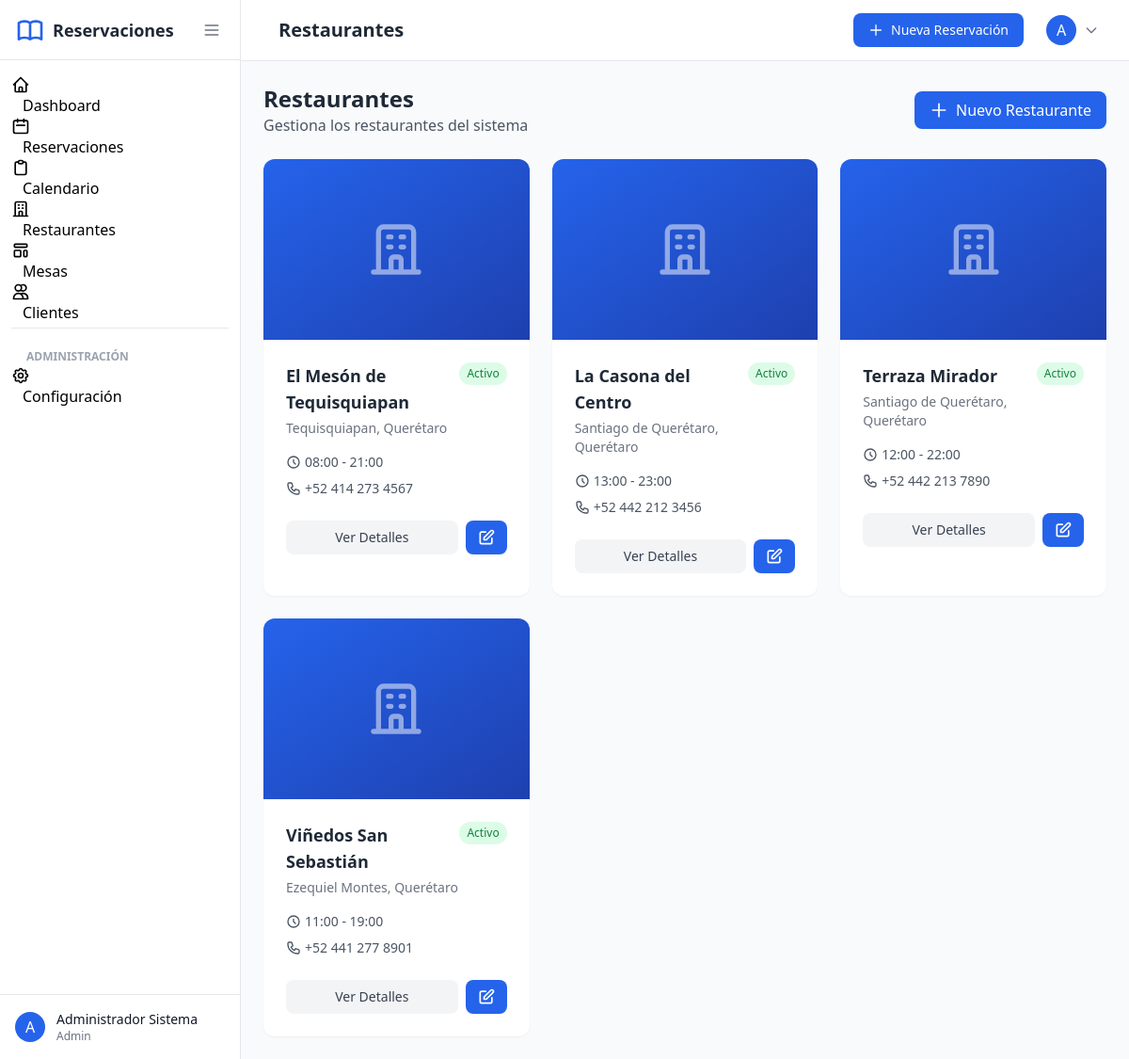
/admin/restaurants (signed in), run on the app's committed database.
### tables this page shows
CREATE TABLE IF NOT EXISTS restaurants (
    id INT AUTO_INCREMENT PRIMARY KEY,
    name VARCHAR(150) NOT NULL,
    slug VARCHAR(150) NOT NULL UNIQUE,
    description TEXT,
    address VARCHAR(255) NOT NULL,
    city VARCHAR(100) NOT NULL,
    state VARCHAR(100) NOT NULL,
    postal_code VARCHAR(10),
    country VARCHAR(50) DEFAULT 'México',
    phone VARCHAR(20) NOT NULL,
    email VARCHAR(100),
    website VARCHAR(255),
    logo VARCHAR(255),
    cover_image VARCHAR(255),
    latitude DECIMAL(10, 8),
    longitude DECIMAL(11, 8),
    opening_time TIME NOT NULL,
    closing_time TIME NOT NULL,
    average_time_per_table INT DEFAULT 90 COMMENT 'Tiempo promedio en minutos',
    max_party_size INT DEFAULT 20,
    min_party_size INT DEFAULT 1,
    advance_booking_days INT DEFAULT 30 COMMENT 'Días de anticipación para reservar',
    cancellation_hours INT DEFAULT 24 COMMENT 'Horas antes para cancelar sin cargo',
    opentable_restaurant_id VARCHAR(100),
    opentable_sync_enabled TINYINT(1) DEFAULT 0,
    is_active TINYINT(1) DEFAULT 1,
    created_at TIMESTAMP DEFAULT CURRENT_TIMESTAMP,
    updated_at TIMESTAMP DEFAULT CURRENT_TIMESTAMP ON UPDATE CURRENT_TIMESTAMP
);

### app/controllers/RestaurantsController.php (called while the page is built, shortened)
<?php
class RestaurantsController extends Controller {
    private $restaurantModel;
    public function __construct($params = []) {
        $this->restaurantModel = new RestaurantModel();
    }
    public function index() {
        $restaurants = $this->restaurantModel->all('name ASC');
        $this->render('admin/restaurants/index', [
            'restaurants' => $restaurants
        ], 'admin');
    }
}

### index.php (called while the page is built, shortened)
<?php
require_once __DIR__ . '/config/config.php';
$router = new Router();
$router->add('login', ['controller' => 'auth', 'action' => 'login']);
$router->add('logout', ['controller' => 'auth', 'action' => 'logout']);
$router->add('register', ['controller' => 'auth', 'action' => 'register']);
$router->add('forgot-password', ['controller' => 'auth', 'action' => 'forgot-password']);
$router->add('', ['controller' => 'home', 'action' => 'index']);
$router->add('restaurante/{slug}', ['controller' => 'home', 'action' => 'restaurant']);
$router->add('reservar', ['controller' => 'booking', 'action' => 'index']);
$router->add('reservar/buscar', ['controller' => 'booking', 'action' => 'search']);
$router->add('reservar/formulario', ['controller' => 'booking', 'action' => 'form']);
$router->add('reservar/procesar', ['controller' => 'booking', 'action' => 'process']);
$router->add('reservar/confirmacion/{code}', ['controller' => 'booking', 'action' => 'confirmation']);
$router->add('reservar/consultar', ['controller' => 'booking', 'action' => 'lookup']);
$router->add('reservar/modificar/{code}', ['controller' => 'booking', 'action' => 'modify']);
$router->add('reservar/cancelar/{code}', ['controller' => 'booking', 'action' => 'cancel']);
$router->add('api/disponibilidad', ['controller' => 'booking', 'action' => 'api-availability']);
$router->add('admin', ['controller' => 'dashboard', 'action' => 'index']);
$router->add('admin/dashboard', ['controller' => 'dashboard', 'action' => 'index']);
$router->add('admin/dashboard/select-restaurant', ['controller' => 'dashboard', 'action' => 'select-restaurant']);
$router->add('admin/restaurants', ['controller' => 'restaurants', 'action' => 'index']);
$router->add('admin/restaurants/create', ['controller' => 'restaurants', 'action' => 'create']);
$router->add('admin/restaurants/{id:\d+}', ['controller' => 'restaurants', 'action' => 'show']);
$router->add('admin/restaurants/{id:\d+}/edit', ['controller' => 'restaurants', 'action' => 'edit']);
$router->add('admin/restaurants/{id:\d+}/delete', ['controller' => 'restaurants', 'action' => 'delete']);
$router->add('admin/restaurants/{restaurant_id:\d+}/areas', ['controller' => 'tables', 'action' => 'areas']);
$router->add('admin/tables', ['controller' => 'tables', 'action' => 'index']);
$router->add('admin/tables/create', ['controller' => 'tables', 'action' => 'create']);
$router->add('admin/tables/{id:\d+}/edit', ['controller' => 'tables', 'action' => 'edit']);
$router->add('admin/tables/{id:\d+}/delete', ['controller' => 'tables', 'action' => 'delete']);
$router->add('admin/tables/availability', ['controller' => 'tables', 'action' => 'availability']);
$router->add('admin/tables/map', ['controller' => 'tables', 'action' => 'map']);
$router->add('admin/tables/block', ['controller' => 'tables', 'action' => 'block']);
$router->add('admin/tables/unblock', ['controller' => 'tables', 'action' => 'unblock']);
$router->add('admin/reservations', ['controller' => 'reservations', 'action' => 'index']);
$router->add('admin/reservations/create', ['controller' => 'reservations', 'action' => 'create']);
$router->add('admin/reservations/calendar', ['controller' => 'reservations', 'action' => 'calendar']);
$router->add('admin/reservations/calendar-events', ['controller' => 'reservations', 'action' => 'calendar-events']);
$router->add('admin/reservations/search-availability', ['controller' => 'reservations', 'action' => 'search-availability']);
$router->add('admin/reservations/change-status', ['controller' => 'reservations', 'action' => 'change-status']);
$router->add('admin/reservations/check-in', ['controller' => 'reservations', 'action' => 'check-in']);
$router->add('admin/reservations/assign-table', ['controller' => 'reservations', 'action' => 'assign-table']);
$router->add('admin/reservations/cancel', ['controller' => 'reservations', 'action' => 'cancel']);
$router->add('admin/reservations/{id:\d+}', ['controller' => 'reservations', 'action' => 'show']);
$router->add('admin/reservations/{id:\d+}/edit', ['controller' => 'reservations', 'action' => 'edit']);
$router->add('admin/customers', ['controller' => 'customers', 'action' => 'index']);
$router->add('admin/customers/create', ['controller' => 'customers', 'action' => 'create']);
$router->add('admin/customers/search', ['controller' => 'customers', 'action' => 'search']);
$router->add('admin/customers/toggle-vip', ['controller' => 'customers', 'action' => 'toggle-vip']);
$router->add('admin/customers/{id:\d+}', ['controller' => 'customers', 'action' => 'show']);
$router->add('admin/customers/{id:\d+}/edit', ['controller' => 'customers', 'action' => 'edit']);
$router->add('admin/settings', ['controller' => 'settings', 'action' => 'index']);
$router->add('admin/settings/appearance', ['controller' => 'settings', 'action' => 'appearance']);
$router->add('admin/settings/mail', ['controller' => 'settings', 'action' => 'mail']);
$router->add('admin/settings/payment', ['controller' => 'settings', 'action' => 'payment']);
$router->add('admin/settings/opentable', ['controller' => 'settings', 'action' => 'opentable']);
$router->add('admin/settings/integrations', ['controller' => 'settings', 'action' => 'integrations']);
$router->add('admin/settings/users', ['controller' => 'settings', 'action' => 'users']);
$router->add('admin/settings/test-email', ['controller' => 'settings', 'action' => 'test-email']);
$router->add('admin/settings/test-opentable', ['controller' => 'settings', 'action' => 'test-opentable']);
$url = $_GET['url'] ?? '';
try {
    $router->dispatch($url);
} catch (Exception $e) {
    if (APP_DEBUG) {
        http_response_code($e->getCode() === 404 ? 404 : 500);
        echo '<h1>Error de Desarrollo</h1>';
        echo '<p>' . htmlspecialchars($e->getMessage()) . '</p>';
        echo '<pre>' . htmlspecialchars(preg_replace('/\/.*\//', '.../', $e->getTraceAsString())) . '</pre>';
    } else {
        if ($e->getCode() === 404) {
            http_response_code(404);
            include APP_PATH . '/views/errors/404.php';
        } else {
            http_response_code(500);
            error_log('Error: ' . $e->getMessage() . ' in ' . $e->getFile() . ':' . $e->getLine());
            include APP_PATH . '/views/errors/500.php';
        }
    }
}

### config/config.php (called while the page is built, shortened)
<?php
spl_autoload_register(function ($class) {
    $paths = [
        APP_PATH . '/controllers/',
        APP_PATH . '/models/',
        ROOT_PATH . '/core/'
    ];
    foreach ($paths as $path) {
        $file = $path . $class . '.php';
        if (file_exists($file)) {
            return;
        }
    }
});

### core/Database.php (called while the page is built, shortened)
<?php
class Database {
    private static $instance = null;
    private $connection;
    private function __construct() {
        try {
            $dsn = 'mysql:host=' . DB_HOST . ';dbname=' . DB_NAME . ';charset=' . DB_CHARSET;
            $options = [
                PDO::ATTR_ERRMODE => PDO::ERRMODE_EXCEPTION,
                PDO::ATTR_DEFAULT_FETCH_MODE => PDO::FETCH_ASSOC,
                PDO::ATTR_EMULATE_PREPARES => false,
            ];
            $this->connection = new PDO($dsn, DB_USER, DB_PASS, $options);
        } catch (PDOException $e) {
            if (APP_DEBUG) {
                die('Error de conexión: ' . $e->getMessage());
            } else {
                die('Error de conexión a la base de datos');
            }
        }
    }
    public static function getInstance() {
        if (self::$instance === null) {
            self::$instance = new self();
        }
        return self::$instance;
    }
    public function query($sql, $params = []) {
        $stmt = $this->connection->prepare($sql);
        $stmt->execute($params);
        return $stmt;
    }
    public function fetchAll($sql, $params = []) {
        return $this->query($sql, $params)->fetchAll();
    }
}

### core/Model.php (called while the page is built, shortened)
<?php
abstract class Model {
    protected $db;
    protected $table;
    public function __construct() {
        $this->db = Database::getInstance();
    }
    public function all($orderBy = null) {
        $sql = "SELECT * FROM {$this->table}";
        if ($orderBy) {
            $sql .= " ORDER BY {$orderBy}";
        }
        return $this->db->fetchAll($sql);
    }
}

### app/views/admin/restaurants/index.php (the view, shortened to what this page needs)
<div class="flex items-center justify-between mb-6">
    <div>
        <h2 class="text-2xl font-bold text-gray-800">Restaurantes</h2>
        <p class="text-gray-600">Gestiona los restaurantes del sistema</p>
    </div>
    <?php if ($_SESSION['user_role'] === 'admin'): ?>
    <a href="<?= BASE_URL ?>/admin/restaurants/create" class="inline-flex items-center px-4 py-2 bg-primary text-white rounded-lg hover:bg-secondary transition-colors">
        <svg class="w-5 h-5 mr-2" fill="none" stroke="currentColor" viewBox="0 0 24 24">
            <path stroke-linecap="round" stroke-linejoin="round" stroke-width="2" d="M12 4v16m8-8H4"></path>
        </svg>
        Nuevo Restaurante
    </a>
    <?php endif; ?>
</div>
<div class="grid grid-cols-1 md:grid-cols-2 lg:grid-cols-3 gap-6">
    <?php foreach ($restaurants as $restaurant): ?>
    <div class="bg-white rounded-xl shadow-sm overflow-hidden hover:shadow-md transition-shadow">
        <div class="aspect-w-16 aspect-h-9 bg-gray-200">
            <?php if ($restaurant['cover_image']): ?>
            <img src="<?= BASE_URL ?>/public/<?= htmlspecialchars($restaurant['cover_image']) ?>"
                 alt="<?= htmlspecialchars($restaurant['name']) ?>"
                 class="w-full h-48 object-cover">
            <?php else: ?>
            <div class="w-full h-48 bg-gradient-to-br from-primary to-secondary flex items-center justify-center">
                <svg class="w-16 h-16 text-white/50" fill="none" stroke="currentColor" viewBox="0 0 24 24">
                    <path stroke-linecap="round" stroke-linejoin="round" stroke-width="2" d="M19 21V5a2 2 0 00-2-2H7a2 2 0 00-2 2v16m14 0h2m-2 0h-5m-9 0H3m2 0h5M9 7h1m-1 4h1m4-4h1m-1 4h1m-5 10v-5a1 1 0 011-1h2a1 1 0 011 1v5m-4 0h4"></path>
                </svg>
            </div>
            <?php endif; ?>
        </div>
        <div class="p-6">
            <div class="flex items-start justify-between">
                <div>
                    <h3 class="text-lg font-semibold text-gray-800"><?= htmlspecialchars($restaurant['name']) ?></h3>
                    <p class="text-sm text-gray-500 mt-1"><?= htmlspecialchars($restaurant['city']) ?>, <?= htmlspecialchars($restaurant['state']) ?></p>
                </div>
                <span class="px-2 py-1 text-xs rounded-full <?= $restaurant['is_active'] ? 'bg-green-100 text-green-700' : 'bg-gray-100 text-gray-600' ?>">
                    <?= $restaurant['is_active'] ? 'Activo' : 'Inactivo' ?>
                </span>
            </div>
            <div class="mt-4 flex items-center text-sm text-gray-600">
                <svg class="w-4 h-4 mr-1" fill="none" stroke="currentColor" viewBox="0 0 24 24">
                    <path stroke-linecap="round" stroke-linejoin="round" stroke-width="2" d="M12 8v4l3 3m6-3a9 9 0 11-18 0 9 9 0 0118 0z"></path>
                </svg>
                <?= date('H:i', strtotime($restaurant['opening_time'])) ?> - <?= date('H:i', strtotime($restaurant['closing_time'])) ?>
            </div>
            <div class="mt-2 flex items-center text-sm text-gray-600">
                <?= htmlspecialchars($restaurant['phone']) ?>
            </div>
            <div class="mt-6 flex space-x-2">
                <a href="<?= BASE_URL ?>/admin/restaurants/<?= $restaurant['id'] ?>"
                   class="flex-1 text-center px-3 py-2 bg-gray-100 text-gray-700 rounded-lg hover:bg-gray-200 transition-colors text-sm">
                    Ver Detalles
                </a>
                <?php if ($_SESSION['user_role'] === 'admin'): ?>
                <a href="<?= BASE_URL ?>/admin/restaurants/<?= $restaurant['id'] ?>/edit"
                   class="px-3 py-2 bg-primary text-white rounded-lg hover:bg-secondary transition-colors">
                    <svg class="w-5 h-5" fill="none" stroke="currentColor" viewBox="0 0 24 24">
                        <path stroke-linecap="round" stroke-linejoin="round" stroke-width="2" d="M11 5H6a2 2 0 00-2 2v11a2 2 0 002 2h11a2 2 0 002-2v-5m-1.414-9.414a2 2 0 112.828 2.828L11.828 15H9v-2.828l8.586-8.586z"></path>
                    </svg>
                </a>
                <?php endif; ?>
            </div>
        </div>
    </div>
    <?php endforeach; ?>
</div>

### data on the page
restaurants: name "El Mesón de Tequisquiapan", city "Tequisquiapan", state "Querétaro", is_active "Activo", opening_time "08:00", closing_time "21:00", phone "+52 414 273 4567"
restaurants: name "La Casona del Centro", city "Santiago de Querétaro", state "Querétaro", is_active "Activo", opening_time "13:00", closing_time "23:00", phone "+52 442 212 3456"
restaurants: name "Terraza Mirador", city "Santiago de Querétaro", state "Querétaro", is_active "Activo", opening_time "12:00", closing_time "22:00", phone "+52 442 213 7890"
restaurants: name "Viñedos San Sebastián", city "Ezequiel Montes", state "Querétaro", is_active "Activo", opening_time "11:00", closing_time "19:00", phone "+52 441 277 8901"

### other printed values
substr($_SESSION['user_name'] ?? 'U', 0, 1) "A"
$_SESSION['user_name'] "Administrador Sistema"
$_SESSION['user_role'] "Admin"
$pageTitle "Restaurantes"
